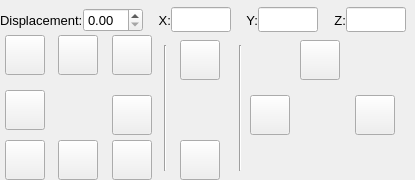
<?xml version="1.0" encoding="UTF-8"?>
<ui version="4.0">
 <class>ExtruderControlWidget</class>
 <widget class="QWidget" name="ExtruderControlWidget">
  <property name="geometry">
   <rect>
    <x>0</x>
    <y>0</y>
    <width>415</width>
    <height>180</height>
   </rect>
  </property>
  <property name="minimumSize">
   <size>
    <width>415</width>
    <height>180</height>
   </size>
  </property>
  <property name="maximumSize">
   <size>
    <width>415</width>
    <height>180</height>
   </size>
  </property>
  <property name="windowTitle">
   <string>Form</string>
  </property>
  <widget class="QWidget" name="wg_ExtruderButtons" native="true">
   <property name="geometry">
    <rect>
     <x>0</x>
     <y>35</y>
     <width>411</width>
     <height>151</height>
    </rect>
   </property>
   <widget class="QPushButton" name="bt_filRetract">
    <property name="geometry">
     <rect>
      <x>300</x>
      <y>5</y>
      <width>40</width>
      <height>40</height>
     </rect>
    </property>
    <property name="minimumSize">
     <size>
      <width>40</width>
      <height>40</height>
     </size>
    </property>
    <property name="maximumSize">
     <size>
      <width>40</width>
      <height>40</height>
     </size>
    </property>
    <property name="text">
     <string/>
    </property>
    <property name="icon">
     <iconset>
      <normaloff>:/Icons/Icons/bt-arrowup</normaloff>:/Icons/Icons/bt-arrowup</iconset>
    </property>
   </widget>
   <widget class="QLabel" name="lb_Extruder">
    <property name="geometry">
     <rect>
      <x>295</x>
      <y>50</y>
      <width>50</width>
      <height>50</height>
     </rect>
    </property>
    <property name="minimumSize">
     <size>
      <width>50</width>
      <height>50</height>
     </size>
    </property>
    <property name="text">
     <string/>
    </property>
    <property name="pixmap">
     <pixmap>:/Icons/Icons/bt-extruder</pixmap>
    </property>
    <property name="alignment">
     <set>Qt::AlignCenter</set>
    </property>
   </widget>
   <widget class="QLabel" name="lb_XY">
    <property name="geometry">
     <rect>
      <x>55</x>
      <y>50</y>
      <width>50</width>
      <height>50</height>
     </rect>
    </property>
    <property name="minimumSize">
     <size>
      <width>50</width>
      <height>50</height>
     </size>
    </property>
    <property name="maximumSize">
     <size>
      <width>50</width>
      <height>50</height>
     </size>
    </property>
    <property name="text">
     <string/>
    </property>
   </widget>
   <widget class="QPushButton" name="bt_homeXYZ">
    <property name="geometry">
     <rect>
      <x>112</x>
      <y>105</y>
      <width>40</width>
      <height>40</height>
     </rect>
    </property>
    <property name="minimumSize">
     <size>
      <width>40</width>
      <height>40</height>
     </size>
    </property>
    <property name="maximumSize">
     <size>
      <width>40</width>
      <height>40</height>
     </size>
    </property>
    <property name="toolTip">
     <string>Home XYZ</string>
    </property>
    <property name="styleSheet">
     <string notr="true"/>
    </property>
    <property name="text">
     <string/>
    </property>
    <property name="icon">
     <iconset>
      <normaloff>:/Icons/Icons/bt-eixoxyz</normaloff>:/Icons/Icons/bt-eixoxyz</iconset>
    </property>
    <property name="iconSize">
     <size>
      <width>35</width>
      <height>35</height>
     </size>
    </property>
   </widget>
   <widget class="Line" name="line_2">
    <property name="geometry">
     <rect>
      <x>235</x>
      <y>10</y>
      <width>10</width>
      <height>126</height>
     </rect>
    </property>
    <property name="orientation">
     <enum>Qt::Vertical</enum>
    </property>
   </widget>
   <widget class="QPushButton" name="bt_leftX">
    <property name="geometry">
     <rect>
      <x>5</x>
      <y>55</y>
      <width>40</width>
      <height>40</height>
     </rect>
    </property>
    <property name="minimumSize">
     <size>
      <width>40</width>
      <height>40</height>
     </size>
    </property>
    <property name="maximumSize">
     <size>
      <width>40</width>
      <height>40</height>
     </size>
    </property>
    <property name="toolTip">
     <string>Left X</string>
    </property>
    <property name="text">
     <string/>
    </property>
   </widget>
   <widget class="QLabel" name="lb_axisZ">
    <property name="geometry">
     <rect>
      <x>174</x>
      <y>50</y>
      <width>50</width>
      <height>50</height>
     </rect>
    </property>
    <property name="minimumSize">
     <size>
      <width>50</width>
      <height>50</height>
     </size>
    </property>
    <property name="maximumSize">
     <size>
      <width>50</width>
      <height>50</height>
     </size>
    </property>
    <property name="text">
     <string/>
    </property>
    <property name="alignment">
     <set>Qt::AlignCenter</set>
    </property>
   </widget>
   <widget class="QPushButton" name="bt_homeX">
    <property name="geometry">
     <rect>
      <x>5</x>
      <y>0</y>
      <width>40</width>
      <height>40</height>
     </rect>
    </property>
    <property name="minimumSize">
     <size>
      <width>40</width>
      <height>40</height>
     </size>
    </property>
    <property name="maximumSize">
     <size>
      <width>40</width>
      <height>40</height>
     </size>
    </property>
    <property name="toolTip">
     <string>Home X</string>
    </property>
    <property name="styleSheet">
     <string notr="true"/>
    </property>
    <property name="text">
     <string/>
    </property>
    <property name="iconSize">
     <size>
      <width>35</width>
      <height>35</height>
     </size>
    </property>
   </widget>
   <widget class="QPushButton" name="bt_rightX">
    <property name="geometry">
     <rect>
      <x>112</x>
      <y>60</y>
      <width>40</width>
      <height>40</height>
     </rect>
    </property>
    <property name="minimumSize">
     <size>
      <width>40</width>
      <height>40</height>
     </size>
    </property>
    <property name="maximumSize">
     <size>
      <width>40</width>
      <height>40</height>
     </size>
    </property>
    <property name="toolTip">
     <string>Right X</string>
    </property>
    <property name="text">
     <string/>
    </property>
    <property name="icon">
     <iconset>
      <normaloff>:/Icons/Icons/bt-arrowright</normaloff>:/Icons/Icons/bt-arrowright</iconset>
    </property>
   </widget>
   <widget class="QPushButton" name="bt_upY">
    <property name="geometry">
     <rect>
      <x>58</x>
      <y>0</y>
      <width>40</width>
      <height>40</height>
     </rect>
    </property>
    <property name="minimumSize">
     <size>
      <width>40</width>
      <height>40</height>
     </size>
    </property>
    <property name="maximumSize">
     <size>
      <width>40</width>
      <height>40</height>
     </size>
    </property>
    <property name="toolTip">
     <string>Up Y</string>
    </property>
    <property name="styleSheet">
     <string notr="true"/>
    </property>
    <property name="text">
     <string/>
    </property>
    <property name="icon">
     <iconset>
      <normaloff>:/Icons/Icons/bt-arrowup</normaloff>:/Icons/Icons/bt-arrowup</iconset>
    </property>
   </widget>
   <widget class="QPushButton" name="bt_downY">
    <property name="geometry">
     <rect>
      <x>58</x>
      <y>105</y>
      <width>40</width>
      <height>40</height>
     </rect>
    </property>
    <property name="minimumSize">
     <size>
      <width>40</width>
      <height>40</height>
     </size>
    </property>
    <property name="maximumSize">
     <size>
      <width>40</width>
      <height>40</height>
     </size>
    </property>
    <property name="text">
     <string/>
    </property>
   </widget>
   <widget class="QPushButton" name="bt_homeY">
    <property name="geometry">
     <rect>
      <x>5</x>
      <y>105</y>
      <width>40</width>
      <height>40</height>
     </rect>
    </property>
    <property name="minimumSize">
     <size>
      <width>40</width>
      <height>40</height>
     </size>
    </property>
    <property name="maximumSize">
     <size>
      <width>40</width>
      <height>40</height>
     </size>
    </property>
    <property name="toolTip">
     <string>Home Y</string>
    </property>
    <property name="styleSheet">
     <string notr="true"/>
    </property>
    <property name="text">
     <string/>
    </property>
    <property name="iconSize">
     <size>
      <width>35</width>
      <height>35</height>
     </size>
    </property>
   </widget>
   <widget class="QPushButton" name="bt_downZ">
    <property name="geometry">
     <rect>
      <x>180</x>
      <y>105</y>
      <width>40</width>
      <height>40</height>
     </rect>
    </property>
    <property name="sizePolicy">
     <sizepolicy hsizetype="Minimum" vsizetype="Preferred">
      <horstretch>0</horstretch>
      <verstretch>0</verstretch>
     </sizepolicy>
    </property>
    <property name="minimumSize">
     <size>
      <width>40</width>
      <height>40</height>
     </size>
    </property>
    <property name="maximumSize">
     <size>
      <width>40</width>
      <height>40</height>
     </size>
    </property>
    <property name="toolTip">
     <string>Z Down</string>
    </property>
    <property name="layoutDirection">
     <enum>Qt::LeftToRight</enum>
    </property>
    <property name="text">
     <string/>
    </property>
    <property name="icon">
     <iconset>
      <normaloff>:/Icons/Icons/bt-arrowdown</normaloff>:/Icons/Icons/bt-arrowdown</iconset>
    </property>
   </widget>
   <widget class="Line" name="line">
    <property name="geometry">
     <rect>
      <x>160</x>
      <y>10</y>
      <width>10</width>
      <height>126</height>
     </rect>
    </property>
    <property name="orientation">
     <enum>Qt::Vertical</enum>
    </property>
   </widget>
   <widget class="QPushButton" name="bt_homeZ">
    <property name="geometry">
     <rect>
      <x>112</x>
      <y>0</y>
      <width>40</width>
      <height>40</height>
     </rect>
    </property>
    <property name="minimumSize">
     <size>
      <width>40</width>
      <height>40</height>
     </size>
    </property>
    <property name="maximumSize">
     <size>
      <width>40</width>
      <height>40</height>
     </size>
    </property>
    <property name="toolTip">
     <string>Home Z</string>
    </property>
    <property name="styleSheet">
     <string notr="true"/>
    </property>
    <property name="text">
     <string/>
    </property>
    <property name="icon">
     <iconset>
      <normaloff>:/Icons/Icons/bt-eixoz</normaloff>:/Icons/Icons/bt-eixoz</iconset>
    </property>
    <property name="iconSize">
     <size>
      <width>35</width>
      <height>35</height>
     </size>
    </property>
   </widget>
   <widget class="QPushButton" name="bt_filTwoSpeed">
    <property name="geometry">
     <rect>
      <x>355</x>
      <y>60</y>
      <width>40</width>
      <height>40</height>
     </rect>
    </property>
    <property name="minimumSize">
     <size>
      <width>40</width>
      <height>40</height>
     </size>
    </property>
    <property name="maximumSize">
     <size>
      <width>40</width>
      <height>40</height>
     </size>
    </property>
    <property name="text">
     <string/>
    </property>
    <property name="icon">
     <iconset>
      <normaloff>:/Icons/Icons/bt-arrowright</normaloff>:/Icons/Icons/bt-arrowright</iconset>
    </property>
   </widget>
   <widget class="QPushButton" name="bt_upZ">
    <property name="geometry">
     <rect>
      <x>180</x>
      <y>5</y>
      <width>40</width>
      <height>40</height>
     </rect>
    </property>
    <property name="sizePolicy">
     <sizepolicy hsizetype="Minimum" vsizetype="Preferred">
      <horstretch>0</horstretch>
      <verstretch>0</verstretch>
     </sizepolicy>
    </property>
    <property name="minimumSize">
     <size>
      <width>40</width>
      <height>40</height>
     </size>
    </property>
    <property name="maximumSize">
     <size>
      <width>40</width>
      <height>40</height>
     </size>
    </property>
    <property name="toolTip">
     <string>Z Up</string>
    </property>
    <property name="layoutDirection">
     <enum>Qt::LeftToRight</enum>
    </property>
    <property name="text">
     <string/>
    </property>
   </widget>
   <widget class="QPushButton" name="bt_filOneSpeed">
    <property name="geometry">
     <rect>
      <x>250</x>
      <y>60</y>
      <width>40</width>
      <height>40</height>
     </rect>
    </property>
    <property name="minimumSize">
     <size>
      <width>40</width>
      <height>40</height>
     </size>
    </property>
    <property name="maximumSize">
     <size>
      <width>40</width>
      <height>40</height>
     </size>
    </property>
    <property name="text">
     <string/>
    </property>
    <property name="icon">
     <iconset>
      <normaloff>:/Icons/Icons/bt-arrowleft</normaloff>:/Icons/Icons/bt-arrowleft</iconset>
    </property>
   </widget>
  </widget>
  <widget class="QWidget" name="layoutWidget">
   <property name="geometry">
    <rect>
     <x>0</x>
     <y>5</y>
     <width>406</width>
     <height>30</height>
    </rect>
   </property>
   <layout class="QHBoxLayout" name="horizontalLayout_3">
    <item>
     <layout class="QHBoxLayout" name="horizontalLayout">
      <property name="spacing">
       <number>0</number>
      </property>
      <item>
       <layout class="QHBoxLayout" name="horizontalLayout_2">
        <item>
         <widget class="QLabel" name="label_27">
          <property name="font">
           <font>
            <pointsize>10</pointsize>
           </font>
          </property>
          <property name="text">
           <string>Displacement:</string>
          </property>
         </widget>
        </item>
        <item>
         <widget class="QDoubleSpinBox" name="sb_displacement">
          <property name="font">
           <font>
            <pointsize>10</pointsize>
           </font>
          </property>
         </widget>
        </item>
       </layout>
      </item>
      <item>
       <widget class="QLabel" name="label_4">
        <property name="font">
         <font>
          <pointsize>10</pointsize>
         </font>
        </property>
        <property name="text">
         <string>X:</string>
        </property>
        <property name="alignment">
         <set>Qt::AlignRight|Qt::AlignTrailing|Qt::AlignVCenter</set>
        </property>
       </widget>
      </item>
      <item>
       <widget class="QLineEdit" name="tb_axisXPos">
        <property name="enabled">
         <bool>true</bool>
        </property>
        <property name="minimumSize">
         <size>
          <width>60</width>
          <height>25</height>
         </size>
        </property>
        <property name="maximumSize">
         <size>
          <width>60</width>
          <height>25</height>
         </size>
        </property>
        <property name="font">
         <font>
          <pointsize>10</pointsize>
         </font>
        </property>
        <property name="readOnly">
         <bool>true</bool>
        </property>
       </widget>
      </item>
      <item>
       <widget class="QLabel" name="label_5">
        <property name="font">
         <font>
          <pointsize>10</pointsize>
         </font>
        </property>
        <property name="text">
         <string>Y:</string>
        </property>
        <property name="alignment">
         <set>Qt::AlignRight|Qt::AlignTrailing|Qt::AlignVCenter</set>
        </property>
       </widget>
      </item>
      <item>
       <widget class="QLineEdit" name="tb_axisYPos">
        <property name="enabled">
         <bool>true</bool>
        </property>
        <property name="minimumSize">
         <size>
          <width>60</width>
          <height>25</height>
         </size>
        </property>
        <property name="maximumSize">
         <size>
          <width>60</width>
          <height>25</height>
         </size>
        </property>
        <property name="font">
         <font>
          <pointsize>10</pointsize>
         </font>
        </property>
        <property name="readOnly">
         <bool>true</bool>
        </property>
       </widget>
      </item>
      <item>
       <widget class="QLabel" name="label_6">
        <property name="font">
         <font>
          <pointsize>10</pointsize>
         </font>
        </property>
        <property name="text">
         <string>Z:</string>
        </property>
        <property name="alignment">
         <set>Qt::AlignRight|Qt::AlignTrailing|Qt::AlignVCenter</set>
        </property>
       </widget>
      </item>
      <item>
       <widget class="QLineEdit" name="tb_axisZPos">
        <property name="enabled">
         <bool>true</bool>
        </property>
        <property name="minimumSize">
         <size>
          <width>60</width>
          <height>25</height>
         </size>
        </property>
        <property name="maximumSize">
         <size>
          <width>60</width>
          <height>25</height>
         </size>
        </property>
        <property name="font">
         <font>
          <pointsize>10</pointsize>
         </font>
        </property>
        <property name="readOnly">
         <bool>true</bool>
        </property>
       </widget>
      </item>
     </layout>
    </item>
   </layout>
  </widget>
 </widget>
 <resources/>
 <connections/>
</ui>
